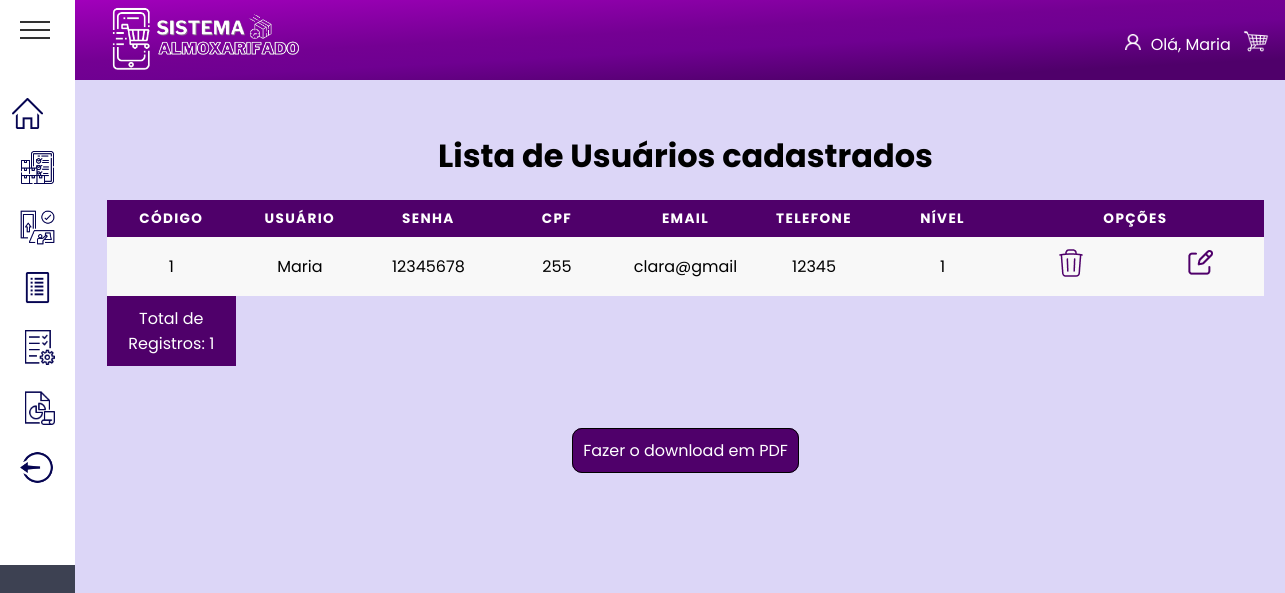
Before: /View/Pages/Admin/listarUser.php (signed in) with the older database file.
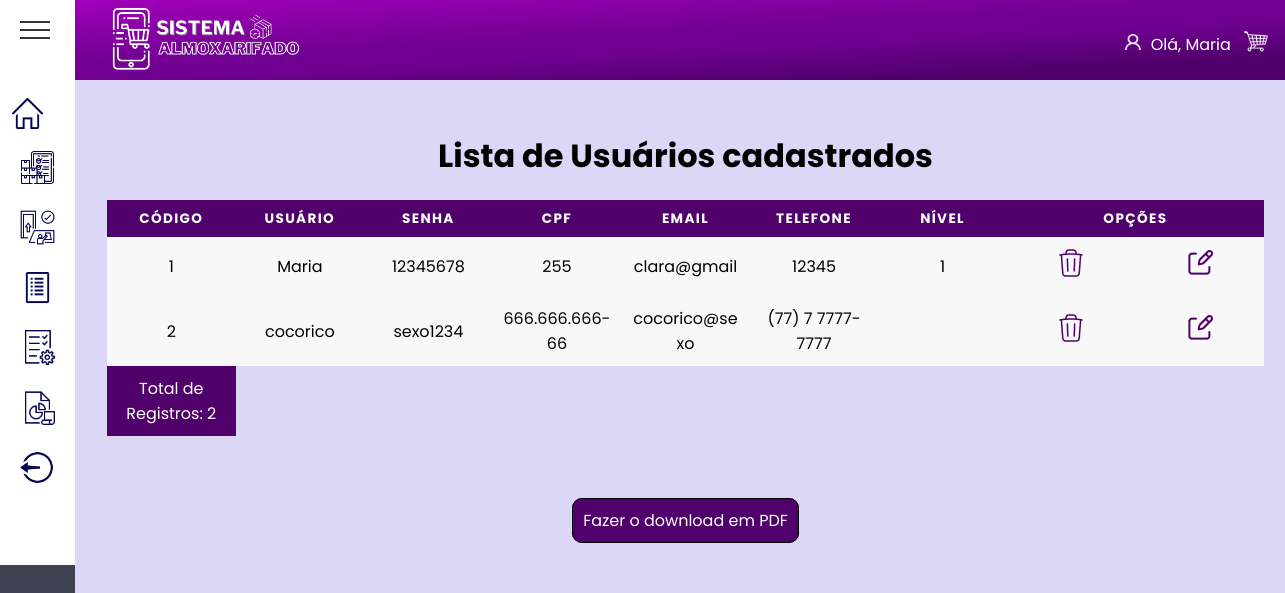
After: the same page with the newer database file.
### tables this page shows
create table usuarios(
id_user integer auto_increment key,
nome_user varchar (30),
senha varchar(10),
cpf varchar (15) unique, 
email_user varchar (120),
telefone varchar (16),
nivel integer);

### View/Pages/Admin/listarUser.php (the view, shortened to what this page needs)
<?php
include_once dirname(__DIR__, 3) . '/banco.php';
?>
<!DOCTYPE html>
<html lang="pt-BR">
<head>
  <link rel="stylesheet" href="/final_php/assets/global.css">
  <link rel="stylesheet" href="/final_php/assets/listarUser.css">
  <link rel="stylesheet" href="/final_php/assets/template.css">
</head>
<body>
  <?php include dirname(__DIR__, 3) . "/template/header.php"; ?>
  <?php include dirname(__DIR__, 3) . "/template/aside.php"; ?>
  <main class="main">
    <div class="container">
      <h1 class="title"> Lista de Usuários cadastrados</h1>
      <table rules="all">
        <thead>
          <tr>
            <th> Código</th>
            <th> Usuário</th>
            <th> Senha</th>
            <th> CPF</th>
            <th> Email</th>
            <th> Telefone</th>
            <th> Nível</th>
            <th colspan="2"> Opções</th>
          </tr>
        </thead>
        <tbody>
          <?php
          $sql_consulta = mysqli_query($conn, "SELECT * FROM usuarios");
          $total = mysqli_num_rows($sql_consulta);
          while ($linhas = mysqli_fetch_array($sql_consulta)) { ?>
            <tr>
              <td data-label="Código"> <?= $linhas[0] ?> </td>
              <td data-label="Usuário"> <?= $linhas[1] ?> </td>
              <td data-label="Senha"> <?= $linhas[2] ?></td>
              <td data-label="CPF"> <?= $linhas[3] ?></td>
              <td data-label="E-mail"> <?= $linhas[4] ?></td>
              <td data-label="Telefone"> <?= $linhas[5] ?></td>
              <td data-label="Nível"> <?= $linhas[6] ?></td>
              <td data-label="Ação">
                <form method="post" action="excluir_user.php?codigo=<?= $linhas[0] ?>">
                  <img src="/final_php/assets/images/iconDelete.png" alt="icone Excluir" name="excluirBtn" value="Excluir" onclick="return confirm('Deseja deletar este usuário?')">
                </form>
              </td>
              <td data-label="Ação">
                <a href="./editar_user.php?codigo=<?= $linhas[0] ?>">
                <img src="/final_php/assets/images/iconEdit.png" alt="icone Editar">
                </a>
              </td>
            </tr>
          <?php } ?>
          <tr class="total">
            <td>Total de Registros: <?= $total ?></td>
          </tr>
        </tbody>
      </table>
    </div>
    <div class="opcoes" style="text-align: center; margin: 40px auto; border: none;">
      <a style="border: 1px solid black; border-radius: 10px; background-color: rgb(79,0,106); padding: 10px;" href="relat_user.php">Fazer o download em PDF</a>
    </div>
  </main>
</body>
</html>

### template/header.php (shortened to what this page needs)
<header>
  <a href="/home">
    <img src="/final_php/assets/images/logo.png" alt="" />
  </a>
  <div class="details">
    <img class="iconUser" src="/final_php/assets/images/iconUser.png" alt="">
    <p style='color: white;'>Olá, <?php echo $_SESSION['username']?></p>
    <a href="/carrinho">
      <img class="iconCar" src="/final_php/assets/images/carrinho.png" alt="">
    </a>
  </div>
</header>

### template/aside.php (shortened to what this page needs)
<aside>
    <div class="content-aside">
        <div class="navigation">
            <div class="menu-toggle"></div>
            <ul class="list">
                <li class="list-item">
                    <a href="/final_php/View/Pages/Admin/homeAdmin.php">
                        <img src="/final_php/assets/images/iconHome.png" alt="">
                    </a>
                </li>
                <li class="list-item">
                    <a href="/final_php/View/Pages/Admin/estoque.php">
                        <span class="icon">
                            <img class="iconInventory" src="/final_php/assets/images/iconInventory.png" alt="">
                        </span>
                    </a>
                </li>
                <li class="list-item">
                    <a href="/final_php/View/Pages/Admin/listas.php">
                        <span class="icon">
                            <img class="iconInventory" src="/final_php/assets/images/iconRegister.png" alt="">
                        </span>
                    </a>
                </li>
                <li class="list-item">
                    <a href="/final_php/View/Pages/Admin/listas.php">
                        <span class="icon">
                            <img class="iconInventory" src="/final_php/assets/images/iconList.png" alt="">
                        </span>
                    </a>
                </li>
                <li class="list-item">
                    <a href="/final_php/View/Pages/Admin/requisicoes.php">
                        <span class="icon">
                            <img class="iconInventory" src="/final_php/assets/images/iconRequirements.png" alt="">
                        </span>
                    </a>
                </li>
                <li class="list-item">
                    <a href="/final_php/View/Pages/Admin/requisicoes.php">
                        <span class="icon">
                            <img class="iconInventory" src="/final_php/assets/images/iconReport.png" alt="">
                        </span>
                    </a>
                </li>
                <li class="list-item">
                    <a href="/final_php/index.html">
                        <span class="icon">
                            <img class="iconInventory" src="/final_php/assets/images/iconLogout.png" alt="">
                        </span>
                    </a>
                </li>
            </ul>
        </div>
    </div>
</aside>

### assets/global.css (style rules this page uses)
* { margin: 0; padding: 0; box-sizing: border-box; font-family: "Josefin Sans", sans-serif; }
*, button, input { border: 0; background-color: none; font-size: -apple-system, system-ui, BlinkMacSystemFont, "Segoe UI", Roboto, "Helvetica Neue", Ubuntu, Arial, sans-serif; }
a { text-decoration: none; list-style: none; color: white; }
h1 { text-align: center; }

### assets/listarUser.css (style rules this page uses)
.container { padding: 2rem; }
.title { text-align: center; padding: 20px; }
table { border-collapse: collapse; margin-left: 0%; padding: 0; width: 100%; table-layout: fixed; }
table tr { background-color: #f8f8f8; padding: 0.35em; }
table th, table td { padding: 0.625em; text-align: center; }
table th { font-size: 0.85em; letter-spacing: 0.1em; text-transform: uppercase; background-color: rgb(79, 0, 106); color: #fff; }
table td { word-wrap: break-word; }
.total td { background-color: rgb(79, 0, 106); color: #fff; }

### assets/template.css (style rules this page uses)
body { overflow: hidden; display: grid; grid-template-columns: 1fr 25fr; grid-template-rows: 80px 1fr 80px; grid-template-areas: "aside header" "aside main" "aside footer"; height: 100vh; background: #DCD6F7; }
.main { grid-area: main; overflow-y: scroll; padding: 0 4rem 0 0; }
header { display: flex; width: 100vw; grid-area: header; justify-content: space-between; padding-inline-end: 5%; align-items: center; gap: 0.3rem; background: rgb(79,0,106); background: linear-gradient(357deg, rgba(79,0,106,1) 17%, rgba(111,0,145,1) 44%, rgba(116,0,147,1) 58%, rgba(161,0,187,1) 100%); }
header img { max-width: 250px; }
.details { display: flex; align-content: center; align-items: center; gap: 0.2rem; }
.details p, .details a { margin-right: 3px; transform: translateY(15%); padding: 0; }
header img { width: 16rem; }
.iconUser { width: 1rem; height: 1rem; margin-right: 0.4em; margin-top: 0.3em; filter: invert(100%) sepia(0%) saturate(7500%) hue-rotate(132deg) brightness(117%) contrast(110%); }
.iconCar { max-width: 1.6rem; margin-right: 1.5em; filter: invert(100%) sepia(10%) saturate(7500%) hue-rotate(132deg) brightness(5000%) contrast(110%); }
.list { padding: 0; margin: 0; text-align: center; }
.list { margin-top: 1.4em; }

### template/aside.php (style rules this page uses)
* { margin: 0; padding: 0; box-sizing: border-box; font-family: 'Poppins', sans-serif; }
.content-aside { width: 100%; min-height: 100vh; background: #3d4152; }
.navigation { width: 75px; min-height: 565px; background: #fff; transition: 0.5s; display: flex; justify-content: center; align-items: center; }
.navigation .menu-toggle { position: absolute; top: 0; left: 0; width: 5rem; height: 60px; cursor: pointer; display: flex; justify-content: flex-start; align-items: center; padding: 0 20px; }
.navigation .menu-toggle::before { content: ''; position: absolute; width: 30px; height: 2px; background: #333; transform: translateY(-8px); transition: 0.5s; }
.navigation .menu-toggle::after { content: ''; position: absolute; width: 30px; height: 2px; background: #333; transform: translateY(8px); transition: 0.5s; box-shadow: 0 -8px 0 #333; }
.navigation ul { display: flex; flex-direction: column; width: 100%; }
.navigation ul li { list-style: none; padding: 0 10px; cursor: pointer; transition: 0.5s; }
.navigation ul li a { text-decoration: none; display: flex; justify-content: flex-start; align-items: center; }
.navigation ul li a .icon { position: relative; display: block; min-width: 55px; height: 55px; line-height: 60px; color: #222; border-radius: 10px; font-size: 1.75em; transition: 0.5s; }
.navigation ul li a .icon::before { content: ''; position: absolute; top: 10px; left: 0; width: 100%; height: 100%; border-radius: 10px; background: var(--color); filter: blur(8px); opacity: 0; transition: 0.5s; }
.iconInventory { width: 35px; height: 35px; }

Changed rows visible on the page:
added usuarios: id_user "2", nome_user "cocorico", senha "sexo1234", cpf "666.666.666-66", email_user "cocorico@sexo", telefone "(77) 7 7777-7777"
Other visible differences:
$total: "1" → "2"
